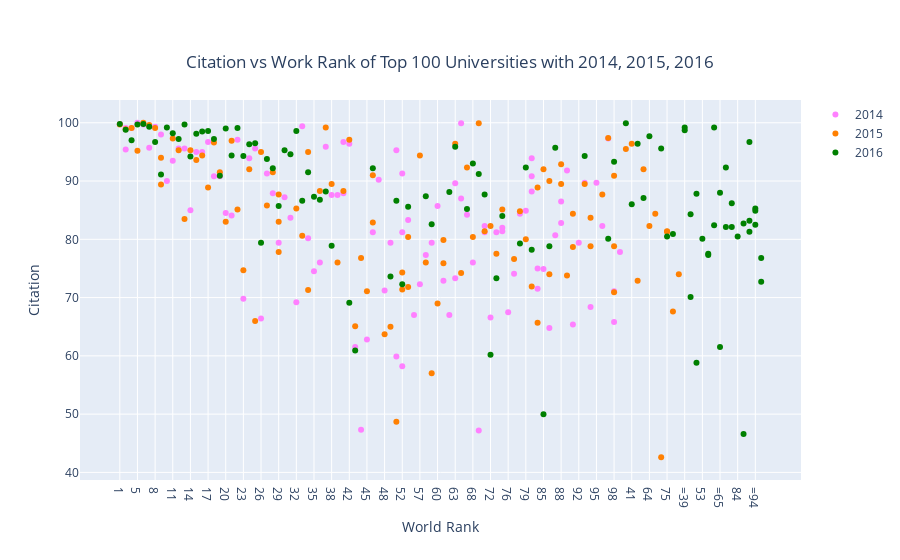

Notebook code for this chart:
### Code cell
# creating trace 1
trace1 = go.Scatter(
                    x = df2014.world_rank,
                    y = df2014.citations,
                    mode = "markers",
                    name = "2014",
                    marker = dict(color = "rgb(255,128,255)"),
                    text = df2014.university_name)
# creating trace 2
trace2 = go.Scatter(
                    x = df2015.world_rank,
                    y = df2015.citations,
                    mode = "markers",
                    name = "2015",
                    marker = dict(color = "rgb(255,128,2)"),
                    text = df2015.university_name)
# creating trace 3
trace3 = go.Scatter(
                    x = df2016.world_rank,
                    y = df2016.citations,
                    mode = "markers",
                    name = "2016",
                    marker = dict(color = "green"),
                    text = df2016.university_name)
data = [trace1, trace2, trace3]
layout = dict(title = "Citation vs Work Rank of Top 100 Universities with 2014, 2015, 2016",title_x = 0.5, title_y = 0.9,
             xaxis = dict(title = "World Rank"),
             yaxis = dict(title = "Citation"))
fig = dict(data = data, layout = layout)
iplot(fig)

### Figure 1 — Plotly figure (JSON) as saved in the notebook; plotly's stock layout.template omitted (floating-point values rounded to 4 significant figures)
{"data": [{"marker": {"color": "rgb(255,128,255)"}, "mode": "markers", "name": "2014", "text": ["California Institute of Technology", "Harvard University", "University of Oxford", "Stanford University", "Massachusetts Institute of Technology", "Princeton University", "University of Cambridge", "University of California, Berkeley", "University of Chicago", "Imperial College London", "Yale University", "University of California, Los Angeles", "Columbia University", "ETH Zurich – Swiss Federal Institute of Technology Zurich", "Johns Hopkins University", "University of Pennsylvania", "Duke University", "University of Michigan", "Cornell University", "University of Toronto", "University College London", "Northwestern University", "University of Tokyo", "Carnegie Mellon University", "University of Washington", "National University of Singapore", "University of Texas at Austin", "Georgia Institute of Technology", "University of Illinois at Urbana-Champaign", "University of Wisconsin-Madison", "University of British Columbia", "London School of Economics and Political Science", "University of California, Santa Barbara", "University of Melbourne", "McGill University", "Karolinska Institute", "École Polytechnique Fédérale de Lausanne", "King’s College London", "University of Edinburgh", "New York University", "University of California, San Diego", "Washington University in St Louis", "University of Hong Kong", "Seoul National University", "Peking University", "University of Minnesota", "University of North Carolina at Chapel Hill", "Australian National University", "Pennsylvania State University", "Boston University", "Tsinghua University", "Brown University", "Kyoto University", "University of California, Davis", "LMU Munich", "Korea Advanced Institute of Science and Technology (KAIST)", "Hong Kong University of Science and Technology", "University of Manchester", "Ohio State University", "Pohang University of Science and Technology", "KU Leuven", "Purdue University", "The University of Queensland", "University of Göttingen", "Rice University", "École Normale Supérieure", "Leiden University", "Heidelberg University", "Delft University of Technology", "University of Southern California", "École Polytechnique", "University of Sydney", "Erasmus University Rotterdam", "University of Basel", "Utrecht University", "Nanyang Technological University", "Wageningen University and Research Center", "University of Pittsburgh", "University of Bristol", "Durham University", "Emory University", "Tufts University", "Michigan State University", "University of Amsterdam", "Ghent University", "Free University of Berlin", "Technical University of Munich", "Case Western Reserve University", "Vanderbilt University", "University of Notre Dame", "Monash University", "McMaster University", "University of California, Irvine", "Humboldt University of Berlin", "University of Rochester", "Pierre and Marie Curie University", "University of Colorado Boulder", "Maastricht University", "University of Groningen", "University of Helsinki"], "type": "scatter", "x": ["1", "2", "2", "4", "5", "6", "7", "8", "9", "10", "11", "12", "13", "14", "15", "16", "17", "18", "19", "20", "21", "22", "23", "24", "25", "26", "27", "28", "29", "30", "31", "32", "33", "34", "35", "36", "37", "38", "39", "40", "40", "42", "43", "44", "45", "46", "47", "48", "49", "50", "50", "52", "52", "52", "55", "56", "57", "58", "59", "60", "61", "62", "63", "63", "65", "65", "67", "68", "69", "70", "70", "72", "73", "74", "74", "76", "77", "78", "79", "80", "80", "80", "83", "83", "85", "86", "87", "88", "88", "90", "91", "92", "93", "94", "95", "96", "97", "98", "98", "100"], "y": [99.8, 99.1, 95.4, 99.1, 100, 99.7, 95.7, 99.3, 98, 90, 93.5, 95.6, 95.6, 85, 95, 95, 96.7, 90.8, 90.8, 84.5, 84.1, 97.1, 69.8, 93.9, 95.6, 66.4, 91.3, 87.9, 79.4, 87.2, 83.7, 69.2, 99.4, 80.2, 74.5, 76, 95.9, 87.6, 87.6, 87.9, 96.7, 96.4, 61.5, 47.3, 62.8, 81.2, 90.2, 71.2, 79.4, 95.3, 59.9, 91.3, 58.2, 81.2, 83.3, 67, 72.3, 77.3, 79.4, 85.7, 72.9, 67, 73.3, 89.6, 99.9, 87, 84.2, 76, 47.2, 81.2, 82.3, 66.6, 81.2, 81.4, 82, 67.5, 74.1, 84.4, 84.9, 88.2, 90.8, 93.9, 71.5, 75, 74.9, 64.8, 80.7, 82.8, 86.5, 91.8, 65.4, 79.4, 89.7, 68.4, 89.7, 82.3, 97.3, 65.8, 71.1, 77.8]}, {"marker": {"color": "rgb(255,128,2)"}, "mode": "markers", "name": "2015", "text": ["California Institute of Technology", "Harvard University", "University of Oxford", "Stanford University", "University of Cambridge", "Massachusetts Institute of Technology", "Princeton University", "University of California, Berkeley", "Imperial College London", "Yale University", "University of Chicago", "University of California, Los Angeles", "ETH Zurich – Swiss Federal Institute of Technology Zurich", "Columbia University", "Johns Hopkins University", "University of Pennsylvania", "University of Michigan", "Duke University", "Cornell University", "University of Toronto", "Northwestern University", "University College London", "University of Tokyo", "Carnegie Mellon University", "National University of Singapore", "University of Washington", "Georgia Institute of Technology", "University of Texas at Austin", "LMU Munich", "University of Illinois at Urbana-Champaign", "University of Wisconsin-Madison", "University of British Columbia", "University of Melbourne", "London School of Economics and Political Science", "École Polytechnique Fédérale de Lausanne", "University of Edinburgh", "University of California, Santa Barbara", "New York University", "McGill University", "King’s College London", "University of California, San Diego", "Washington University in St Louis", "University of Hong Kong", "Karolinska Institute", "Australian National University", "University of Minnesota", "University of North Carolina at Chapel Hill", "Peking University", "Tsinghua University", "Seoul National University", "Hong Kong University of Science and Technology", "Korea Advanced Institute of Science and Technology (KAIST)", "University of Manchester", "Brown University", "KU Leuven", "University of California, Davis", "Boston University", "Pennsylvania State University", "Kyoto University", "University of Sydney", "Nanyang Technological University", "École Polytechnique", "Scuola Normale Superiore di Pisa", "Leiden University", "The University of Queensland", "Pohang University of Science and Technology", "University of Göttingen", "Ohio State University", "Rice University", "Heidelberg University", "Delft University of Technology", "Erasmus University Rotterdam", "Wageningen University and Research Center", "University of Bristol", "University of Basel", "University of Southern California", "University of Amsterdam", "École Normale Supérieure", "Utrecht University", "Humboldt University of Berlin", "Free University of Berlin", "Michigan State University", "Durham University", "Monash University", "Middle East Technical University", "University of Arizona", "University of Notre Dame", "Tufts University", "University of California, Irvine", "Ghent University", "University of Massachusetts", "University of Pittsburgh", "Emory University", "McMaster University", "University of Glasgow", "Vanderbilt University", "University of Colorado Boulder", "Stockholm University", "Technical University of Munich", "Uppsala University"], "type": "scatter", "x": ["1", "2", "3", "4", "5", "6", "7", "8", "9", "9", "11", "12", "13", "14", "15", "16", "17", "18", "19", "20", "21", "22", "23", "24", "25", "26", "27", "28", "29", "29", "29", "32", "33", "34", "34", "36", "37", "38", "39", "40", "41", "42", "43", "44", "45", "46", "46", "48", "49", "50", "51", "52", "52", "54", "55", "55", "57", "58", "59", "60", "61", "61", "63", "64", "65", "66", "67", "68", "69", "70", "71", "72", "73", "74", "75", "75", "77", "78", "79", "80", "81", "82", "83", "83", "85", "86", "86", "88", "88", "90", "91", "91", "93", "94", "94", "96", "97", "98", "98", "98"], "y": [99.7, 98.9, 95.5, 99.1, 95.2, 100, 99.6, 99.1, 89.4, 94, 97.3, 95.3, 83.5, 95.3, 93.6, 94.4, 88.9, 96.6, 91.5, 83, 96.9, 85.1, 74.7, 92, 66, 95, 85.8, 91.5, 83, 77.8, 87.7, 85.3, 80.6, 71.3, 95, 88.3, 99.2, 89.5, 76, 88.3, 96.4, 97.1, 65.1, 76.8, 71.1, 82.9, 91, 63.7, 65, 48.7, 72.9, 71.4, 74.3, 92, 71.8, 80.4, 94.4, 76, 57, 69, 75.9, 79.9, 96.4, 82.3, 74.2, 84.4, 92.3, 80.4, 99.9, 81.4, 42.6, 82.3, 77.5, 85.1, 81.4, 81.3, 76.6, 84.8, 80, 71.9, 67.6, 74, 88.9, 65.7, 92, 74, 90, 92.9, 89.5, 73.8, 78.7, 84.4, 89.5, 78.8, 83.7, 87.7, 97.4, 90.9, 78.8, 70.9]}, {"marker": {"color": "green"}, "mode": "markers", "name": "2016", "text": ["California Institute of Technology", "University of Oxford", "Stanford University", "University of Cambridge", "Massachusetts Institute of Technology", "Harvard University", "Princeton University", "Imperial College London", "ETH Zurich – Swiss Federal Institute of Technology Zurich", "University of Chicago", "Johns Hopkins University", "Yale University", "University of California, Berkeley", "University College London", "Columbia University", "University of California, Los Angeles", "University of Pennsylvania", "Cornell University", "University of Toronto", "Duke University", "University of Michigan", "Carnegie Mellon University", "London School of Economics and Political Science", "University of Edinburgh", "Northwestern University", "National University of Singapore", "King’s College London", "Karolinska Institute", "LMU Munich", "New York University", "École Polytechnique Fédérale de Lausanne", "University of Washington", "University of Melbourne", "University of British Columbia", "KU Leuven", "University of Illinois at Urbana-Champaign", "Heidelberg University", "McGill University", "University of California, San Diego", "University of California, Santa Barbara", "Georgia Institute of Technology", "Peking University", "University of Tokyo", "University of California, Davis", "University of Hong Kong", "University of Texas at Austin", "Tsinghua University", "Wageningen University and Research Center", "Humboldt University of Berlin", "University of Wisconsin-Madison", "Brown University", "Australian National University", "Technical University of Munich", "École Normale Supérieure", "Nanyang Technological University", "University of Manchester", "University of Sydney", "University of Amsterdam", "Hong Kong University of Science and Technology", "The University of Queensland", "Washington University in St Louis", "Utrecht University", "University of North Carolina at Chapel Hill", "Boston University", "Delft University of Technology", "University of Minnesota", "Leiden University", "University of Southern California", "University of Bristol", "Durham University", "Erasmus University Rotterdam", "Free University of Berlin", "Monash University", "University of Groningen", "Pennsylvania State University", "University of Glasgow", "University of Helsinki", "University of Tübingen", "University of Pittsburgh", "University of Warwick", "Uppsala University", "University of Copenhagen", "University of New South Wales", "University of Freiburg", "Seoul National University", "University of St Andrews", "Vanderbilt University", "Kyoto University", "Maastricht University", "Emory University", "Lund University", "Ohio State University", "University of Exeter", "University of Bonn", "Georgetown University", "McMaster University", "University of Sheffield", "Queen Mary University of London", "University of Göttingen", "Michigan State University"], "type": "scatter", "x": ["1", "2", "3", "4", "5", "6", "7", "8", "9", "10", "11", "12", "13", "14", "15", "16", "17", "18", "19", "20", "21", "22", "23", "24", "25", "26", "27", "28", "29", "30", "31", "32", "33", "34", "35", "36", "37", "38", "=39", "=39", "41", "42", "43", "=44", "=44", "46", "=47", "=47", "49", "50", "51", "52", "53", "54", "55", "=56", "=56", "58", "59", "=60", "=60", "62", "63", "64", "=65", "=65", "67", "68", "69", "70", "71", "72", "73", "74", "75", "=76", "=76", "78", "79", "80", "81", "=82", "=82", "84", "85", "86", "87", "=88", "=88", "=90", "=90", "=90", "93", "=94", "=94", "=94", "97", "98", "=99", "=99"], "y": [99.8, 98.8, 99.9, 97, 99.7, 99.8, 99.3, 96.7, 91.1, 99.2, 98.2, 97.2, 99.7, 94.2, 98.1, 98.5, 98.6, 97.2, 90.9, 99, 94.4, 99.1, 94.3, 96.3, 96.5, 79.4, 93.8, 92.2, 85.7, 95.3, 94.6, 98.6, 86.6, 91.5, 87.3, 86.8, 88.2, 78.9, 98.7, 99.2, 86, 69.1, 60.9, 84.3, 70.1, 92.2, 58.8, 87.8, 73.6, 86.6, 96.4, 72.3, 80.1, 87.1, 85.6, 77.3, 77.5, 87.4, 82.6, 82.4, 99.2, 88.1, 95.9, 97.7, 61.5, 88, 85.2, 93, 91.2, 87.7, 95.6, 60.2, 73.3, 84, 80.5, 92.3, 82.1, 79.3, 92.3, 78.2, 80.9, 86.2, 82.1, 80.5, 50, 78.8, 95.7, 46.6, 82.7, 96.7, 81.3, 83.2, 94.3, 85.3, 82.5, 84.9, 80.1, 93.3, 72.7, 76.8]}], "layout": {"title": {"text": "Citation vs Work Rank of Top 100 Universities with 2014, 2015, 2016", "x": 0.5, "y": 0.9}, "xaxis": {"title": {"text": "World Rank"}}, "yaxis": {"title": {"text": "Citation"}}}}
